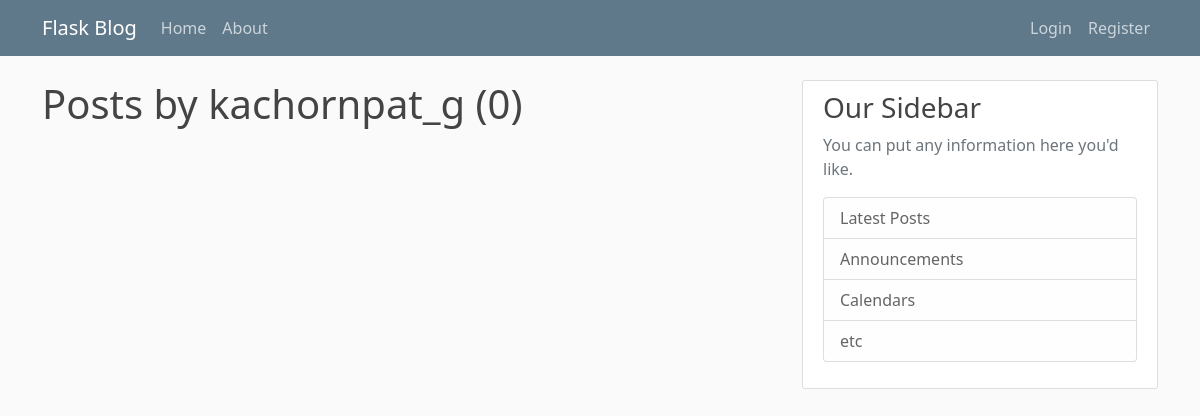
Page /user/kachornpat_g on the earlier database version.
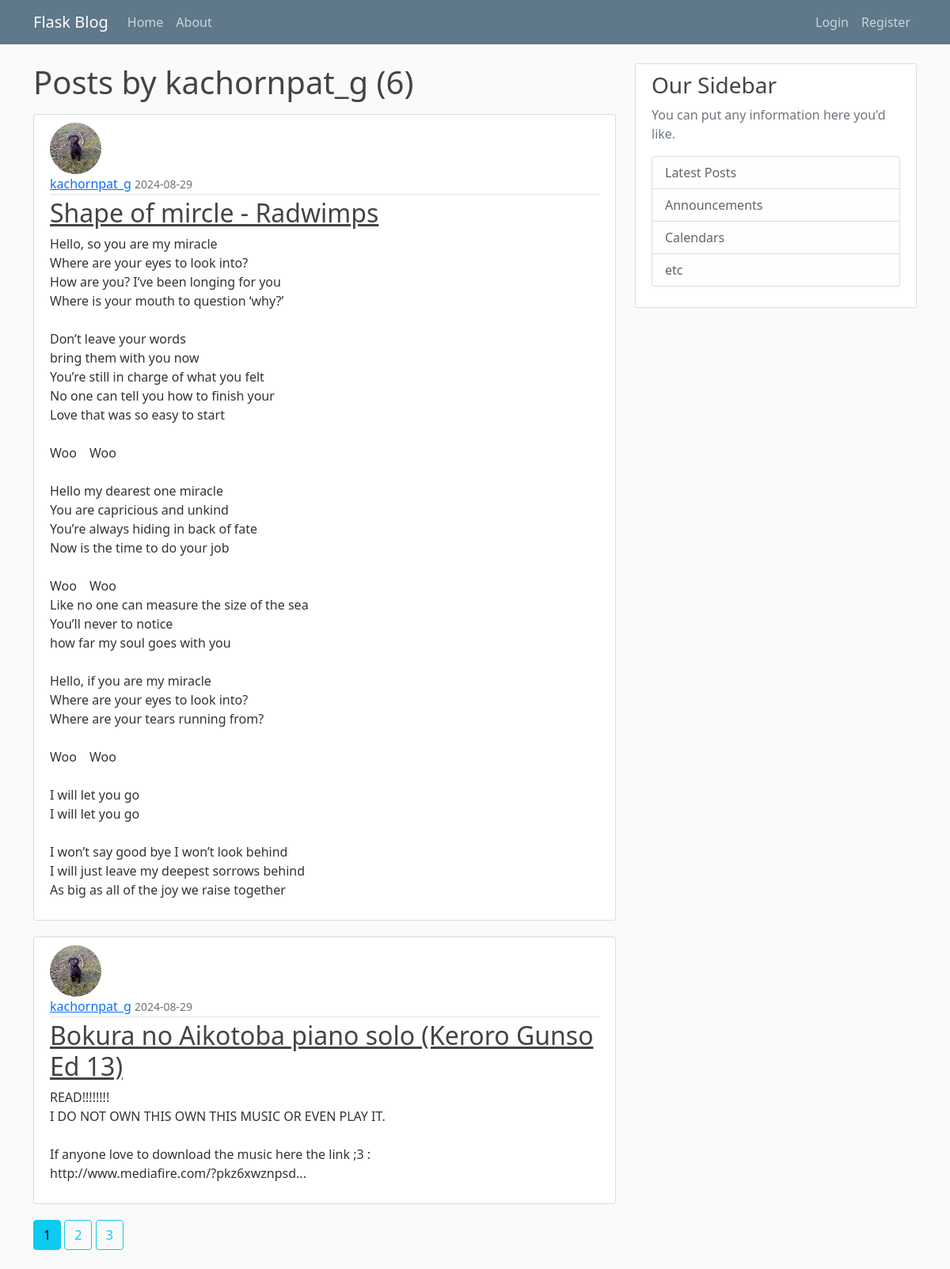
Same page on the later database version.
### hello/models.py (models this page shows, shortened)
class User(db.Model, UserMixin):
    id = db.Column(db.Integer, primary_key=True)
    username = db.Column(db.String(20), unique=True, nullable=False)
    email = db.Column(db.String(120), unique=True, nullable=False)
    image_file = db.Column(db.String(20), nullable=False, default='default.jpg')
    password = db.Column(db.String(60), nullable=False)
    posts = db.relationship('Post', backref='author', lazy=True)

class Post(db.Model):
    id = db.Column(db.Integer, primary_key=True)
    title = db.Column(db.String(100), nullable=False)
    date_posted = db.Column(db.DateTime(), nullable=False, default=datetime.now())
    content = db.Column(db.Text, nullable=False)
    user_id = db.Column(db.Integer, db.ForeignKey('user.id'), nullable=False)

### hello/users/routes.py (the view)
@users.route("/user/<string:username>")
def user_posts(username):
    page = request.args.get('page', 1, type=int)
    user = User.query.filter_by(username=username).first_or_404()
    posts = Post.query.filter_by(author=user)\
        .order_by(Post.date_posted.desc())\
        .paginate(page=page, per_page=2)
    return render_template('user_posts.html', posts=posts, user=user)

### hello/templates/user_posts.html
{% extends "layout.html" %}
{% block content %}
    <h1 class="mb-3">Posts by {{ user.username }} ({{ posts.total }})</h1>
    {% for post in posts.items %}
        <article class="media content-section">
            <img class="rounded-circle article-img" src="{{ url_for('static', filename='profile_pics/' + post.author.image_file) }}" alt="">
            <div class="media-body">
                <div class="article-metadata">
                    <a class="mr-2" href="{{ url_for('users.user_posts', username=post.author.username)}}">{{ post.author.username }}</a>
                    <small class="text-muted">{{ post.date_posted.strftime('%Y-%m-%d') }}</small>
                </div>
                <h2><a class="article-title" href="{{ url_for('posts.post', post_id=post.id)}}">{{ post.title }}</a></h2>
                <p class="article-content">{{ post.content }}</p>
            </div>
        </article>
    {% endfor %}
    {% for page_num in posts.iter_pages(left_edge=1, right_edge=1, left_current=1, right_current=1) %}
        {% if page_num %}
            {% if posts.page == page_num %}
                <a class="btn btn-info mb-4" href="{{ url_for('users.user_posts', username=user.username, page=page_num) }}"> {{ page_num }}</a>
            {% else %}
                <a class="btn btn-outline-info mb-4" href="{{ url_for('users.user_posts', username=user.username, page=page_num) }}"> {{ page_num }}</a>
            {% endif %}
        {% else %}
            ...
        {% endif %}
    {% endfor %}
{% endblock content %}

### hello/templates/layout.html (shortened to what this page needs)
<!DOCTYPE html>
<html lang="en">
<head>
    <link href="https://cdn.jsdelivr.net/npm/bootstrap@5.0.2/dist/css/bootstrap.min.css" rel="stylesheet">
    <link rel="stylesheet" type="text/css" href="{{ url_for('static', filename='main.css')}}" >
</head>
<body>
    <header class="site-header">
        <nav class="navbar navbar-expand-md navbar-dark bg-steel fixed-top">
          <div class="container">
            <a class="navbar-brand mr-4" href="/">Flask Blog</a>
            <div class="collapse navbar-collapse" id="navbarToggle">
              <div class="navbar-nav me-auto">
                <a class="nav-item nav-link" href="{{ url_for('main.home') }}">Home</a>
                <a class="nav-item nav-link" href="{{ url_for('main.about') }}">About</a>
              </div>
              <div class="navbar-nav">
                {% if current_user.is_authenticated %}
                  <a class="nav-item nav-link" href="{{ url_for('posts.new_post') }}">New Post</a>
                  <a class="nav-item nav-link" href="{{ url_for('users.account') }}">Account</a>
                  <a class="nav-item nav-link" href="{{ url_for('users.logout') }}">Logout</a>
                {% else %}
                  <a class="nav-item nav-link" href="{{ url_for('users.login') }}">Login</a>
                  <a class="nav-item nav-link" href="{{ url_for('users.register') }}">Register</a>
                {% endif %}
              </div>
            </div>
          </div>
        </nav>
      </header>
      <main role="main" class="container">
        <div class="row">
          <div class="col-md-8">
            {% block content %}{% endblock %}
          </div>
          <div class="col-md-4">
            <div class="content-section">
              <h3>Our Sidebar</h3>
              <p class='text-muted'>You can put any information here you'd like.
                <ul class="list-group">
                  <li class="list-group-item list-group-item-light">Latest Posts</li>
                  <li class="list-group-item list-group-item-light">Announcements</li>
                  <li class="list-group-item list-group-item-light">Calendars</li>
                  <li class="list-group-item list-group-item-light">etc</li>
                </ul>
              </p>
            </div>
          </div>
        </div>
      </main>
</body>
</html>

### hello/static/main.css (style rules this page uses)
body { background: #fafafa; color: #333333; margin-top: 5rem; }
h1, h2, h3, h4, h5, h6 { color: #444444; }
.bg-steel { background-color: #5f788a; }
.site-header .navbar-nav .nav-link { color: #cbd5db; }
.content-section { background: #ffffff; padding: 10px 20px; border: 1px solid #dddddd; border-radius: 3px; margin-bottom: 20px; }
.article-title { color: #444444; }
.article-content { white-space: pre-line; }
.article-img { height: 65px; width: 65px; margin-right: 16px; }
.article-metadata { padding-bottom: 1px; margin-bottom: 4px; border-bottom: 1px solid #e3e3e3 }

Differences in the rows shown:
added Post: image_file (picture), author.username "kachornpat_g", date_posted "2024-08-29", title "Shape of mircle - Radwimps", content "Hello, so you are my miracle Where are your eyes to look into? How are you? I’ve been longing for you Where is your mouth to question ‘why?’ Don’t leave your words bring them with you now You’re still in charge of what you felt No one can tell you how to finish your Love that was so easy to start Woo Woo Hello my dearest one miracle You are capricious and unkind You’re always hiding in back of fate Now is the time to do your job Woo Woo Like no one can measure the size of the sea You’ll never to notice how far my soul goes with you Hello, if you are my miracle Where are your eyes to look into? Where are your tears running from? Woo Woo I will let you go I will let you go I won’t say good…"
added Post: image_file (picture), author.username "kachornpat_g", date_posted "2024-08-29", title "Bokura no Aikotoba piano solo (Keroro Gunso Ed 13)", content "READ!!!!!!!! I DO NOT OWN THIS OWN THIS MUSIC OR EVEN PLAY IT. If anyone love to download the music here the link ;3 : http://www.mediafire.com/?pkz6xwznpsd..."
Other differences:
{{ posts.total }}: "0" → "6"
new list line: "1"
new list line: "2"
new list line: "3"
